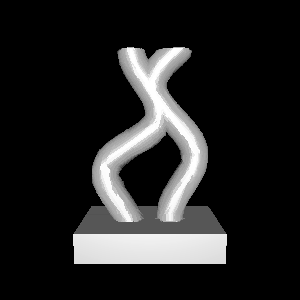
#> input picture plots/normals.gif, 300 x 300 px
$ jupyter execute pan_animation.ipynb
#> lines starting #> are read from the running program, lines starting #| are printed output that depends on the picture
[cell 1]
from PIL import Image
import numpy as np

[cell 2]
def read_frames(filename):
#> called with filename = 'normals.gif'
    img = Image.open(filename)
#> img is the input picture: PIL image 300x300 L; min 0, max 255, mean 35.5
    res = []
    for i in range(img.n_frames):
        img.seek(i)
        res.append(np.array(img.convert('RGB')))
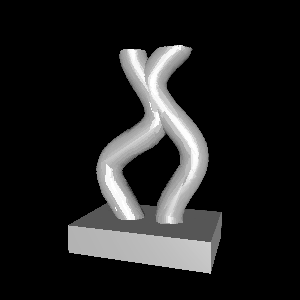
#> img: PIL image 300x300 L; min 0, max 255, mean 31.9
#> after the loop, res = 20 items
    return np.array(res)

def write_frames(path, frames):
    imgs = [Image.fromarray(frame) for frame in frames]
    imgs[0].save(path, save_all=True, append_images=imgs[1:], duration=100, loop=0)

[cell 3]
left_frames = read_frames('normals.gif')
right_frames = read_frames('no_normals.gif')
#> call 2 of read_frames, with filename = 'no_normals.gif'
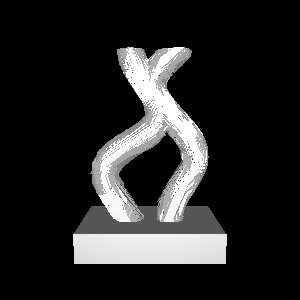
#> input picture plots/no_normals.gif, 300 x 300 px
#> in read_frames, img is the input picture: PIL image 300x300 L; min 0, max 255, mean 37.6
#> after the loop in read_frames (call 2), `for i in range(img.n_frames):`:
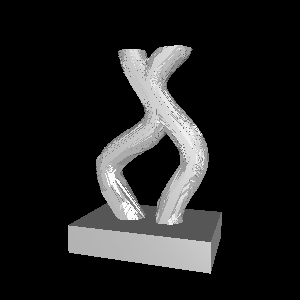
#> img: PIL image 300x300 L; min 0, max 253, mean 32.5

all_frames = list(zip(left_frames, right_frames))
#> all_frames = 20 items
fracs = (
    ([0.5] * (len(all_frames) // 1))
    + list(np.linspace(0.5, 0.0, num=len(all_frames) // 4))
    + [0.0] * (len(all_frames)//2)
    + list(np.linspace(0.0, 1.0, num=len(all_frames) // 2))
    + [1.0] * (len(all_frames)//2)
    + list(np.linspace(1.0, 0.5, num=len(all_frames) // 4))
)
#> fracs = 60 values, max 1 at index 44, min 0 at index 24, mean 0.5

frames = []
for frac, (left, right) in zip(fracs, all_frames*10):
    res = left.copy()
    x = int(res.shape[1] * frac)
    res[:, x:] = right[:, x:]
    res[:, max(x-3, 0):x+3, :] = [255, 255, 255]
    frames.append(res)
#> this loop made 60 passes
#> (frac, x) on passes 1 to 12: (0.5, 150), (0.5, 150), (0.5, 150), (0.5, 150), (0.5, 150), (0.5, 150), (0.5, 150), (0.5, 150), (0.5, 150), (0.5, 150), (0.5, 150), (0.5, 150)
#> pass 2, `res = left.copy()`:
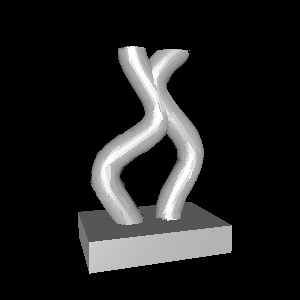
#> res: shape (300, 300, 3); min 0, max 255, mean 31.8
#> pass 3, `res = left.copy()`:
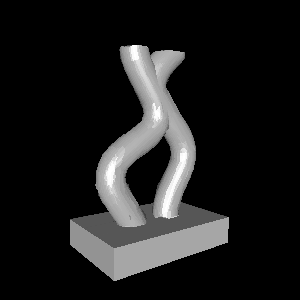
#> res: shape (300, 300, 3); min 0, max 255, mean 28.9
#> after the loop:
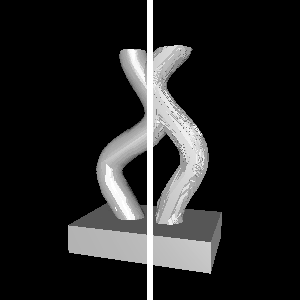
#> res: shape (300, 300, 3); min 0, max 255, mean 35.6
#> after the loop, frames = 60 items

write_frames('animation.gif', frames)
#> in write_frames, `imgs[0].save(path, save_all=True, append_images=imgs[1:], duration=100..`:
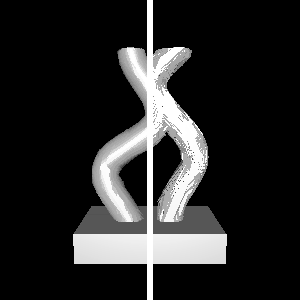
#> saved as animation.gif: PIL image 300x300 RGB; min 0, max 255, mean 39.8
